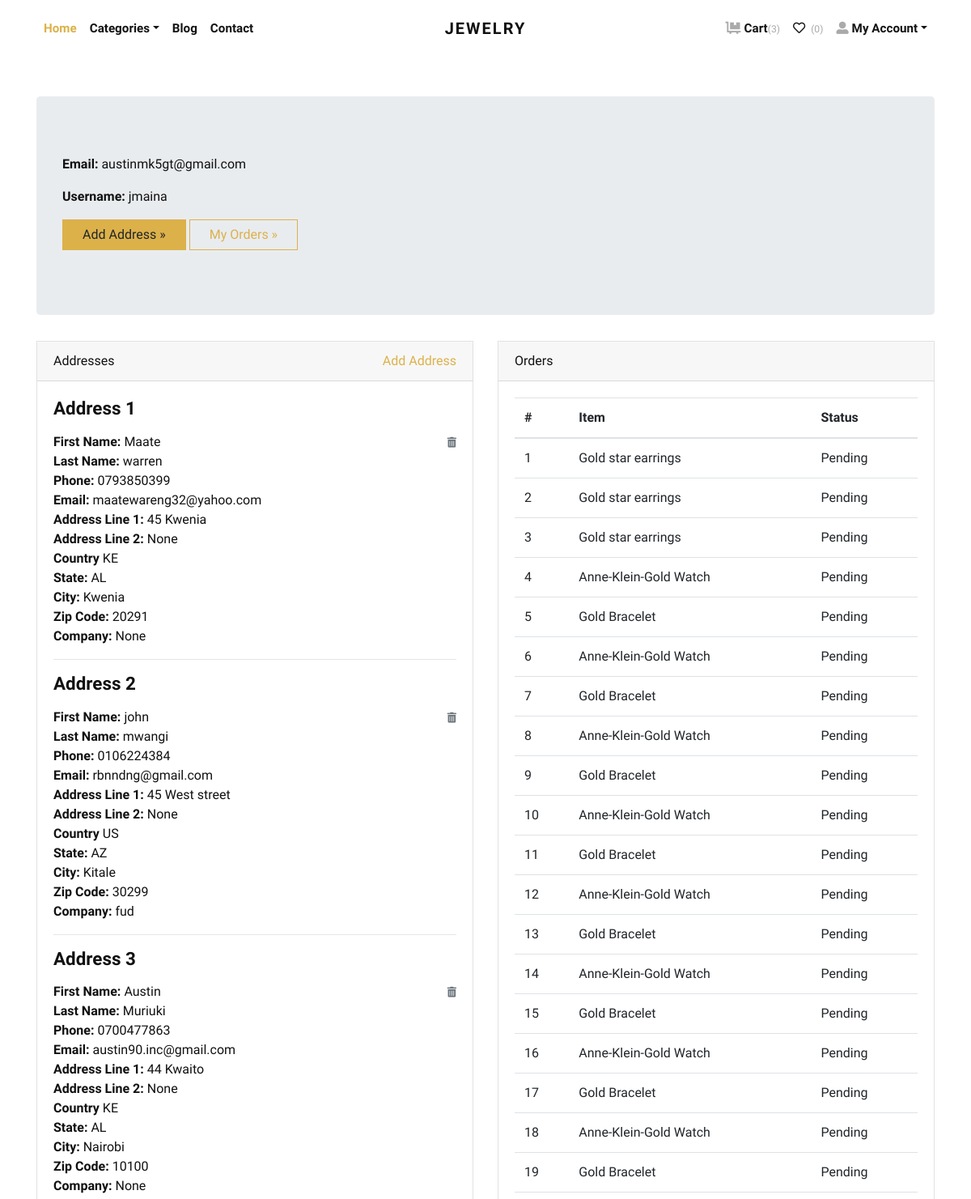
/accounts/profile/ (signed in, upper part), run on the app's committed database.
### store/models.py (models this page shows, shortened)
class Address(models.Model):
    user = models.ForeignKey(User, verbose_name="User", on_delete=models.CASCADE)
    city = models.CharField(max_length=150, verbose_name="City")
    state = USStateField(verbose_name="State")
    first_name = models.CharField(max_length=150, verbose_name="First Name")
    last_name = models.CharField(max_length=150, verbose_name="Last Name")
    email = models.EmailField(verbose_name="Email")
    phone = models.CharField(max_length=20, verbose_name="Phone")
    company = models.CharField(max_length=150, verbose_name="Company", blank=True, null=True)
    country = CountryField(verbose_name="Country", default='US')
    address_line1 = models.CharField(max_length=255, verbose_name="Address Line 1")
    address_line2 = models.CharField(max_length=255, verbose_name="Address Line 2", blank=True, null=True)
    zip_code = USZipCodeField(verbose_name="ZIP Code")

class Order(models.Model):
    user = models.ForeignKey(User, verbose_name="User", on_delete=models.CASCADE)
    address = models.ForeignKey(Address, verbose_name="Shipping Address", on_delete=models.CASCADE)
    product = models.ForeignKey(Product, verbose_name="Product", on_delete=models.CASCADE)
    quantity = models.PositiveIntegerField(verbose_name="Quantity")
    ordered_date = models.DateTimeField(auto_now_add=True, verbose_name="Ordered Date")
    status = models.CharField(
        choices=STATUS_CHOICES,
        max_length=50,
        default="Pending"
        )

class Product(models.Model):
    title = models.CharField(max_length=150, verbose_name="Product Title")
    slug = models.SlugField(max_length=160, verbose_name="Product Slug")
    sku = models.CharField(max_length=255, unique=True, verbose_name="Unique Product ID (SKU)")
    short_description = models.TextField(verbose_name="Short Description")
    detail_description = models.TextField(blank=True, null=True, verbose_name="Detail Description")
    product_image = models.ImageField(upload_to='product', blank=True, null=True, verbose_name="Product Image")
    price = models.DecimalField(max_digits=8, decimal_places=2)
    category = models.ForeignKey(Category, verbose_name="Product Category", on_delete=models.CASCADE)
    is_active = models.BooleanField(verbose_name="Is Active?")
    is_featured = models.BooleanField(verbose_name="Is Featured?")
    created_at = models.DateTimeField(auto_now_add=True, verbose_name="Created Date")
    updated_at = models.DateTimeField(auto_now=True, verbose_name="Updated Date")
    class Meta:
        verbose_name_plural = 'Products'
        ordering = ('-created_at', )

### store/views.py (the view)
# urls.py: path('accounts/profile/', views.profile, name="profile"),
@login_required
def profile(request):
    addresses = Address.objects.filter(user=request.user)
    orders = Order.objects.filter(user=request.user)
    return render(request, 'account/profile.html', {'addresses':addresses, 'orders':orders})

### store/context_preprocessors.py (called while the page is built)
def store_menu(request):
    categories = Category.objects.filter(is_active=True)
    context = {
        'categories_menu': categories,
    }
    return context

def cart_menu(request):
    if request.user.is_authenticated:
        cart_items= Cart.objects.filter(user=request.user)
        context = {
            'cart_items': cart_items,
        }
    else:
        context = {}
    return context

### templates/account/profile.html (shortened to what this page needs)
{% extends 'base.html' %}
{% load static %}
    {% block content %}
      <div class="container py-5">
        <div class="jumbotron">
          <p><strong>Email:</strong> {{request.user.email}}</p>
          <p><strong>Username:</strong> {{request.user.username}}</p>
          <p><a class="btn btn-primary btn-large" href="{% url 'store:add-address' %}">Add Address »</a> <a class="btn btn-outline-primary btn-large" href="#">My Orders »</a></p>
        </div>
        <div class="row">
          <div class="col-lg-6">
            <div class="card mb-4" id="headings">
              <div class="card-header">Addresses <span class="float-right"><a href="{% url 'store:add-address' %}">Add Address</a></span></div>
              <div class="card-body">
                {% if addresses %}
                    {% for address in addresses %}
                        <h4 class="mb-3">Address {{forloop.counter}}</h4>
                        <span class="float-right"><a href="{% url 'store:remove-address' address.id %}"><i class="fas fa-trash-alt small text-muted"></i></a></span>
                        <p>
                            <strong>First Name: </strong>{{address.first_name}} <br>
                            <strong>Last Name: </strong>{{address.last_name}} <br>
                            <strong>Phone: </strong>{{address.phone}} <br>
                            <strong>Email: </strong>{{address.email}} <br>
                            <strong>Address Line 1: </strong>{{address.address_line1}} <br>
                            <strong>Address Line 2: </strong>{{address.address_line2}} <br>
                            <strong>Country </strong>{{address.country}} <br>
                            <strong>State: </strong>{{address.state}} <br>
                            <strong>City: </strong>{{address.city}} <br>
                            <strong>Zip Code: </strong>{{address.zip_code}} <br>
                            <strong>Company: </strong>{{address.company}} <br>
                        </p>
                        <hr>
                    {% endfor %}
                {% else %}
                <div class="text-danger">
                  Address not Added.
                </div>
                {% endif %}
              </div>
            </div>
          </div>
          <div class="col-lg-6">
            <div class="card mb-4" id="tables">
              <div class="card-header">Orders</div>
              <div class="card-body">
                <table class="table table-hover">
                  <thead>
                    <tr>
                      <th>#</th>
                      <th>Item</th>
                      <th>Status</th>
                    </tr>
                  </thead>
                  <tbody>
                    {% if orders %}
                      {% for order in orders %}
                        <tr>
                          <td>{{forloop.counter}}</td>
                          <td>{{order.product.title}}</td>
                          <td>
                            {{order.status}}
                          </td>
                        </tr>
                      {% endfor %}
                    {% else %}
                    <tr>
                      <td class="text-danger" colspan="3">You've not Ordered anything yet.</td>
                    </tr>
                    {% endif %}
                  </tbody>
                </table>
              </div>
            </div>
          </div>
        </div>
      </div>
{% endblock content %}

### jewelryshop/static/css/style.default.css (style rules this page uses)
strong { font-weight: 700; }
.btn { font-weight: 400; border: 1px solid transparent; font-family: inherit; padding: 0.375rem 1.5rem; font-size: 1rem; line-height: 1.5; border-radius: 0; transition: color 0.15s ease-in-out, background-color 0.15s ease-in-out, border-color 0.15s ease-in-out, box-shadow 0.15s ease-in-out; }
.btn-primary { color: #212529; background-color: #dcb14a; border-color: #dcb14a; }
.btn-outline-primary { color: #dcb14a; background-color: transparent; background-image: none; border-color: #dcb14a; }
body { font-family: "Libre Franklin", sans-serif; font-size: 1rem; font-weight: 400; line-height: 1.5; color: #111111; background-color: #fff; }
a { color: #dcb14a; text-decoration: none; }
h1, h2, h3, h4, h5, h6, .h1, .h2, .h3, .h4, .h5, .h6 { margin-bottom: 0.5rem; font-family: inherit; font-weight: 900; line-height: 1.2; color: inherit; }
h4, .h4 { font-size: 1.4rem; }
hr { border-top: 1px solid rgba(17, 17, 17, 0.1); }
small, .small { font-size: 80%; font-weight: 400; }
.card { background-color: #fff; border: 1px solid rgba(17, 17, 17, 0.125); border-radius: 0; }
.card-body { padding: 1.25rem; }
.card-header { padding: 0.75rem 1.25rem; background-color: rgba(17, 17, 17, 0.03); border-bottom: 1px solid rgba(17, 17, 17, 0.125); }
.card-header:first-child { border-radius: calc(0 - 1px) calc(0 - 1px) 0 0; }

### data on the page
Address: first_name "Maate", last_name "warren", phone "0793850399", email "maatewareng32@yahoo.com", address_line1 "45 Kwenia", address_line2 "None", country "KE", state "AL", city "Kwenia", zip_code "20291", company "None"
Address: first_name "john", last_name "mwangi", phone "0106224384", email "rbnndng@gmail.com", address_line1 "45 West street", address_line2 "None", country "US", state "AZ", city "Kitale", zip_code "30299", company "fud"
Address: first_name "Austin", last_name "Muriuki", phone "0700477863", email "austin90.inc@gmail.com", address_line1 "44 Kwaito", address_line2 "None", country "KE", state "AL", city "Nairobi", zip_code "10100", company "None"
Order: product "Gold star earrings", status "Pending"
Order: product "Gold star earrings", status "Pending"
Order: product "Gold star earrings", status "Pending"
Order: product "Anne-Klein-Gold Watch", status "Pending"
Order: product "Gold Bracelet", status "Pending"
Order: product "Anne-Klein-Gold Watch", status "Pending"
Order: product "Gold Bracelet", status "Pending"
Order: product "Anne-Klein-Gold Watch", status "Pending"
Order: product "Gold Bracelet", status "Pending"
Order: product "Anne-Klein-Gold Watch", status "Pending"
Order: product "Gold Bracelet", status "Pending"
Order: product "Anne-Klein-Gold Watch", status "Pending"
Order: product "Gold Bracelet", status "Pending"
Order: product "Anne-Klein-Gold Watch", status "Pending"
Order: product "Gold Bracelet", status "Pending"
Order: product "Anne-Klein-Gold Watch", status "Pending"
Order: product "Gold Bracelet", status "Pending"
Order: product "Anne-Klein-Gold Watch", status "Pending"
Order: product "Gold Bracelet", status "Pending"

### other printed values
{{ cart_items.count }} "3"
{{ request.user.email }} "austinmk5gt@gmail.com"
{{ request.user.username }} "jmaina"
